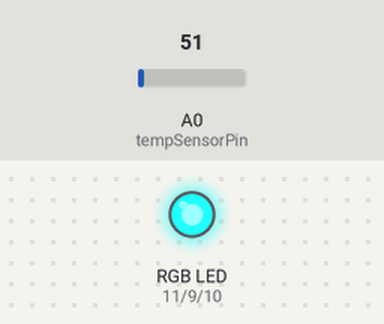
Simulated run of this sketch. Board: Arduino Uno, built with avr-gcc and run on an emulated ATmega328P. On the bench: an RGB LED mixed from three pins (HIGH = lit). The test bench sets the inputs (shaded band); at power-on: A0 (tempSensorPin) = 51.

Above: at 1.8 s.
1.9 s: A0 (tempSensorPin) set to 112
Timing chart, 0 to 4.9 s (numbered marks = the images above; inputs shaded):
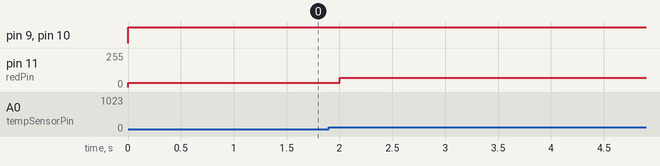

The sketch:

Chapter04_Ex04_UNO.ino
```cpp
// C++ code
//
const int tempSensorPin = A0;
const int redPin = 11;
const int bluePin = 10;
const int greenPin = 9;

void setup()
{
  pinMode(tempSensorPin, INPUT);
  pinMode(redPin, OUTPUT);
  pinMode(bluePin, OUTPUT);
  pinMode(greenPin, OUTPUT);
  Serial.begin(9600);
}

void loop()
{
  int temperature = analogRead(tempSensorPin);

  //e.g. map(analogRead(pin), 0, 1023, -50, 200);
  int redValue = map(temperature, 0, 400, 0, 255);
  int greenValue = map(temperature, 300, 700, 0, 255);
  int blueValue = map(temperature, 600, 1023, 0, 255);

  setColor(redValue, greenValue, blueValue);

  delay(1000);
}

void setColor(int red, int green, int blue) {
  analogWrite(redPin, red);
  analogWrite(greenPin, green);
  analogWrite(bluePin, blue);
}
```

Measured:
- after the input at 1.9 s, pin 11 (redPin): 32/255 → 71/255 after 0.10 s
